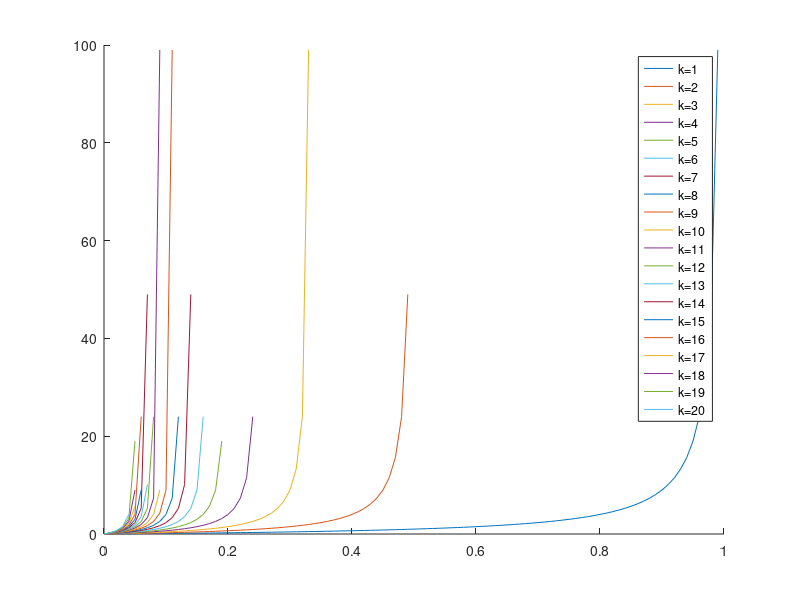

This chart was generated by the following MATLAB code:
clear ; close all; clc
gamma = @(k,eps) (k*eps)./(1-k*eps);

labels = {};
hold on;
for k = 1:20;
	eps = [0:0.01:(1/k)];
	plot(eps,gamma(k,eps));
	labels = {labels{:},["k=",num2str(k)]};
end;
legend(labels);
hold off;
